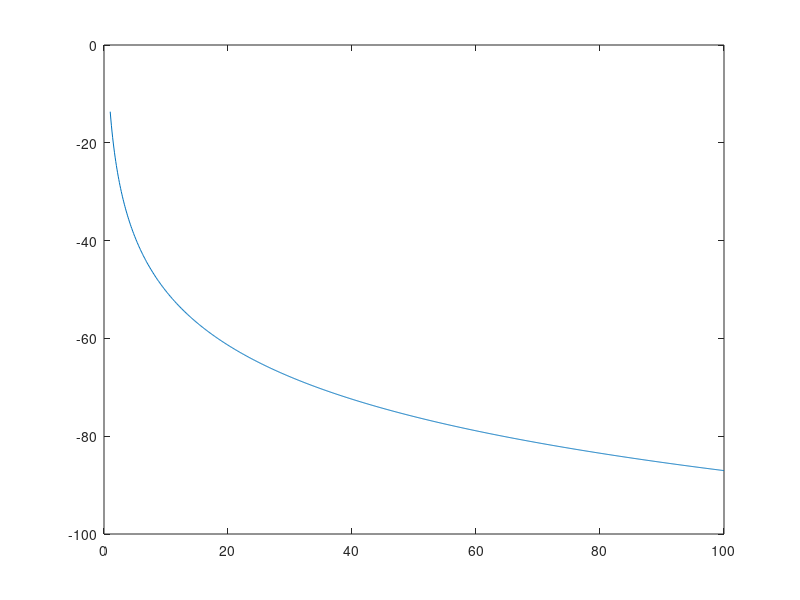

Reproduce this figure in MATLAB. (Note: this script raises an error after producing the figure.)
f = 2.4e9;
c = 3e8;
P_t = 20;
P_r_min = -85;
N = 3;
d_max = 100;

T = [0, 21];

radii = zeros(size(T));

for i = 1:length(T)

    temp_correction = (T(i) - 0) * 0.05;
    d = linspace(1, d_max, 1000);
    PL = 26*log10(f/1e9) + 22.7 + 36.7*log10(d) + temp_correction;
    
    idx = find(P_t - PL >= P_r_min, 1, 'last');
    
    % Записываем результат
    radii(i) = d(idx);
end

% Выводим радиусы для каждой температуры
fprintf('Радиус действия при 0°C: %.2f метров\n', radii(1));
fprintf('Радиус действия при 21°C: %.2f метров\n', radii(2));

% Построение графика
figure;
plot(d, P_t - PL);
hold on;
yline(P_r_min, '--r', 'Чувствительность');
xlabel('Расстояние (м)');
ylabel('Мощность сигнала (дБм)');
legend('Сигнал', 'Чувствительность');
title('Зависимость мощности сигнала от расстояния');
grid on;
